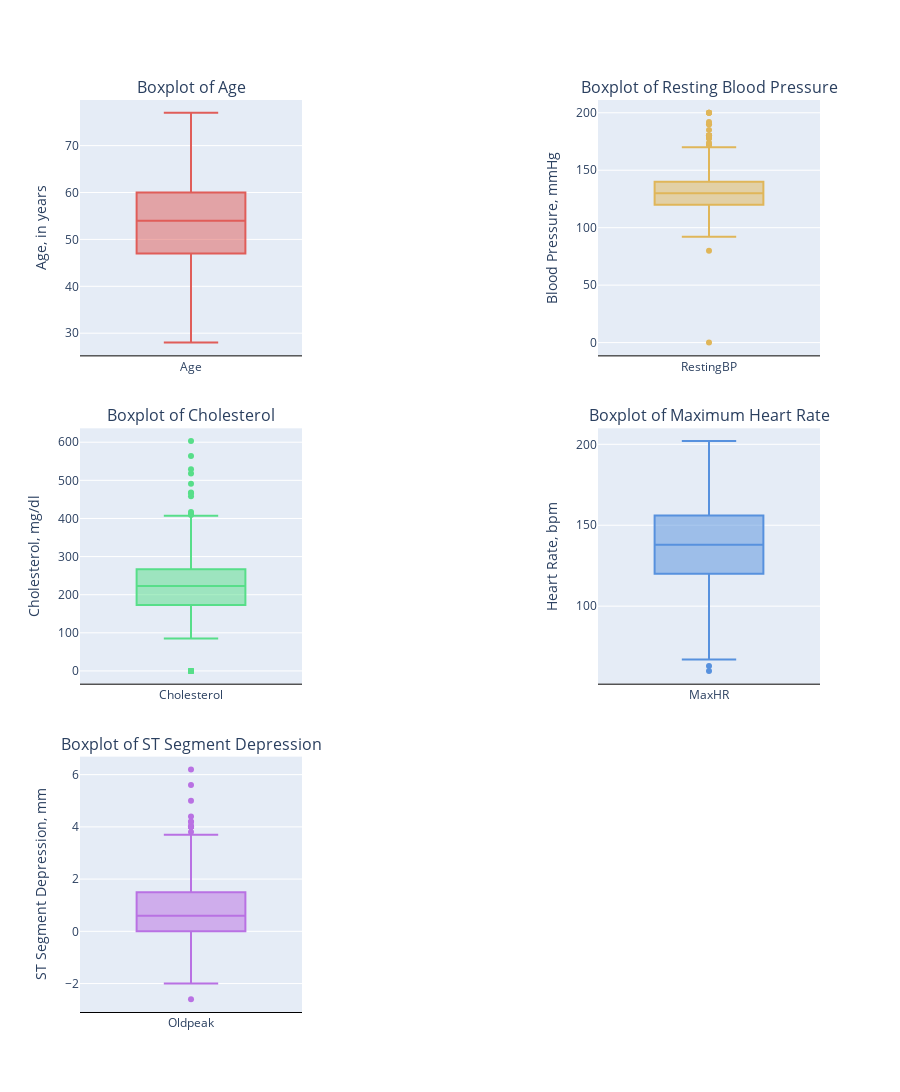

This figure's notebook cell:
### Markdown cell above
## 5) Outliers Detection and Handling:

### Code cell
numerical_features_boxplots = make_subplots(rows=3, cols=2, vertical_spacing=0.08, horizontal_spacing=0.4,
                    subplot_titles=("Boxplot of Age",
                                    "Boxplot of Resting Blood Pressure",
                                    "Boxplot of Cholesterol",
                                    "Boxplot of Maximum Heart Rate",
                                    "Boxplot of ST Segment Depression"))

numerical_features_boxplots.add_trace(go.Box(y=dataset['Age'], name="Age", 
                     marker_color = '#e05d59', showlegend=False),
              row=1, col=1)

numerical_features_boxplots.add_trace(go.Box(y=dataset['RestingBP'], name="RestingBP", 
                     marker_color = '#e0b659', showlegend=False),
              row=1, col=2)

numerical_features_boxplots.add_trace(go.Box(y=dataset['Cholesterol'], name="Cholesterol", 
                     marker_color = '#57de89', showlegend=False),
              row=2, col=1)

numerical_features_boxplots.add_trace(go.Box(y=dataset['MaxHR'], name="MaxHR", 
                     marker_color = '#5791de', showlegend=False),
              row=2, col=2)

numerical_features_boxplots.add_trace(go.Box(y=dataset['Oldpeak'], name="Oldpeak", 
                     marker_color = '#b971e3', showlegend=False),
              row=3, col=1)

numerical_features_boxplots.update_layout(
                  yaxis1_title='Age, in years',
                  yaxis2_title="Blood Pressure, mmHg",
                  yaxis3_title="Cholesterol, mg/dl",
                  yaxis4_title="Heart Rate, bpm",
                  yaxis5_title="ST Segment Depression, mm",
                  barmode='overlay', showlegend=True,
                  legend=dict(orientation="h", yanchor="bottom", y=1.01, xanchor="right", x=.95),
                  height=1300, width=900)
numerical_features_boxplots.update_xaxes(showline=True, linewidth=1, linecolor='black', zeroline=False)
numerical_features_boxplots.update_yaxes(showline=False, zeroline=False)
numerical_features_boxplots.show()

### Figure 1 — Plotly figure (JSON) as saved in the notebook; plotly's stock layout.template omitted (floating-point values rounded to 4 significant figures; data arrays with more than 128 entries replaced by an {"elided": "..."} marker saying what was removed)
{"data": [{"marker": {"color": "#e05d59"}, "name": "Age", "showlegend": false, "type": "box", "xaxis": "x", "y": {"elided": "918 int values"}, "yaxis": "y"}, {"marker": {"color": "#e0b659"}, "name": "RestingBP", "showlegend": false, "type": "box", "xaxis": "x2", "y": {"elided": "918 int values"}, "yaxis": "y2"}, {"marker": {"color": "#57de89"}, "name": "Cholesterol", "showlegend": false, "type": "box", "xaxis": "x3", "y": {"elided": "918 int values"}, "yaxis": "y3"}, {"marker": {"color": "#5791de"}, "name": "MaxHR", "showlegend": false, "type": "box", "xaxis": "x4", "y": {"elided": "918 int values"}, "yaxis": "y4"}, {"marker": {"color": "#b971e3"}, "name": "Oldpeak", "showlegend": false, "type": "box", "xaxis": "x5", "y": {"elided": "918 float values"}, "yaxis": "y5"}], "layout": {"annotations": [{"font": {"size": 16}, "showarrow": false, "text": "Boxplot of Age", "x": 0.15, "xanchor": "center", "xref": "paper", "y": 1, "yanchor": "bottom", "yref": "paper"}, {"font": {"size": 16}, "showarrow": false, "text": "Boxplot of Resting Blood Pressure", "x": 0.85, "xanchor": "center", "xref": "paper", "y": 1, "yanchor": "bottom", "yref": "paper"}, {"font": {"size": 16}, "showarrow": false, "text": "Boxplot of Cholesterol", "x": 0.15, "xanchor": "center", "xref": "paper", "y": 0.64, "yanchor": "bottom", "yref": "paper"}, {"font": {"size": 16}, "showarrow": false, "text": "Boxplot of Maximum Heart Rate", "x": 0.85, "xanchor": "center", "xref": "paper", "y": 0.64, "yanchor": "bottom", "yref": "paper"}, {"font": {"size": 16}, "showarrow": false, "text": "Boxplot of ST Segment Depression", "x": 0.15, "xanchor": "center", "xref": "paper", "y": 0.28, "yanchor": "bottom", "yref": "paper"}], "barmode": "overlay", "height": 1300, "legend": {"orientation": "h", "x": 0.95, "xanchor": "right", "y": 1.01, "yanchor": "bottom"}, "showlegend": true, "width": 900, "xaxis": {"anchor": "y", "domain": [0, 0.3], "linecolor": "black", "linewidth": 1, "showline": true, "zeroline": false}, "xaxis2": {"anchor": "y2", "domain": [0.7, 1], "linecolor": "black", "linewidth": 1, "showline": true, "zeroline": false}, "xaxis3": {"anchor": "y3", "domain": [0, 0.3], "linecolor": "black", "linewidth": 1, "showline": true, "zeroline": false}, "xaxis4": {"anchor": "y4", "domain": [0.7, 1], "linecolor": "black", "linewidth": 1, "showline": true, "zeroline": false}, "xaxis5": {"anchor": "y5", "domain": [0, 0.3], "linecolor": "black", "linewidth": 1, "showline": true, "zeroline": false}, "xaxis6": {"anchor": "y6", "domain": [0.7, 1], "linecolor": "black", "linewidth": 1, "showline": true, "zeroline": false}, "yaxis": {"anchor": "x", "domain": [0.72, 1], "showline": false, "title": {"text": "Age, in years"}, "zeroline": false}, "yaxis2": {"anchor": "x2", "domain": [0.72, 1], "showline": false, "title": {"text": "Blood Pressure, mmHg"}, "zeroline": false}, "yaxis3": {"anchor": "x3", "domain": [0.36, 0.64], "showline": false, "title": {"text": "Cholesterol, mg/dl"}, "zeroline": false}, "yaxis4": {"anchor": "x4", "domain": [0.36, 0.64], "showline": false, "title": {"text": "Heart Rate, bpm"}, "zeroline": false}, "yaxis5": {"anchor": "x5", "domain": [0, 0.28], "showline": false, "title": {"text": "ST Segment Depression, mm"}, "zeroline": false}, "yaxis6": {"anchor": "x6", "domain": [0, 0.28], "showline": false, "zeroline": false}}}
